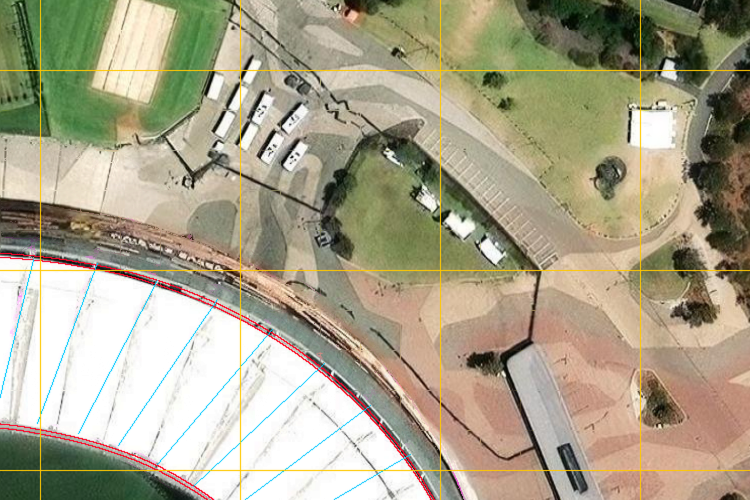
#> input picture .claude/review/texture_wip/oroof/ov_zoomN.png, 1500 x 1000 px, given in place of sat_025.png, which was not available (shown at 1/2 size)
$ python ov3.py ov_zoomN.png ribE.png
#> lines starting #> are read from the running program, lines starting #| are printed output that depends on the picture; after the words box and inside, x2 and y2 are one past the last pixel; in counts of white or black regions, pixels touching at a corner belong together
import json,math,sys,numpy as np
from PIL import Image
from scipy.ndimage import shift as nshift
S=np.asarray(Image.open('../obuild/sat/sat_025.png').convert('RGB')).astype(int)
W=(S.min(2)>175)&(S.max(2)-S.min(2)<45);M0=np.load(sys.argv[1]).astype(float)
#> after `W = (S.min(2) > 175) & (S.max(2) - S.min(2) < 45)`:
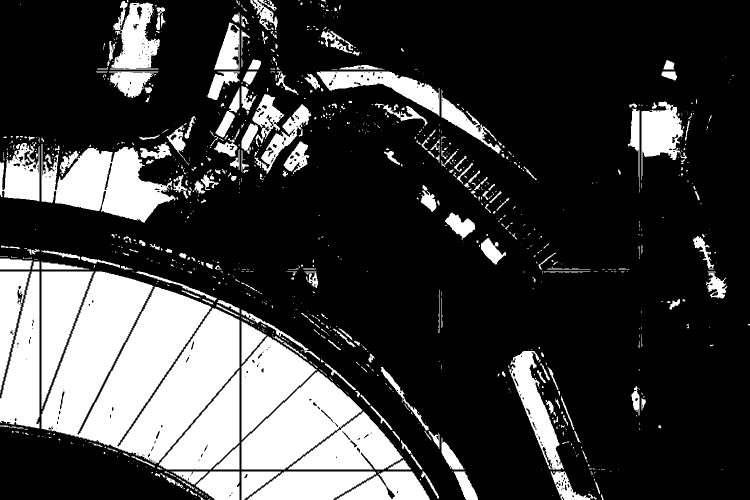
#> W: shape (1000, 1500) bool (shown at 1/2 size); 24.3% white; 1061 white regions (757 under 20 px), largest, box (x1, y1, x2, y2) and area: (82, 543, 480, 928) 96997, (482, 743, 725, 940) 24097, (83, 288, 351, 445) 23901
#> (the run stopped early here; a loop or call above may not have finished)

$ run again, on .claude/review/texture_wip/oroof/ribE.png
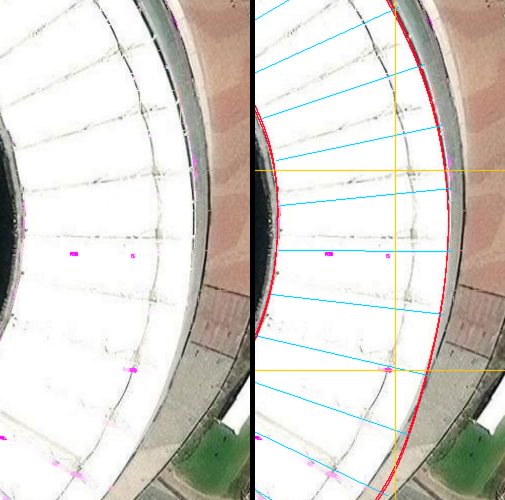
#> input picture .claude/review/texture_wip/oroof/ribE.png, 1010 x 1000 px, given in place of sat_025.png, which was not available (shown at 1/2 size)
#> `W = (S.min(2) > 175) & (S.max(2) - S.min(2) < 45)`:
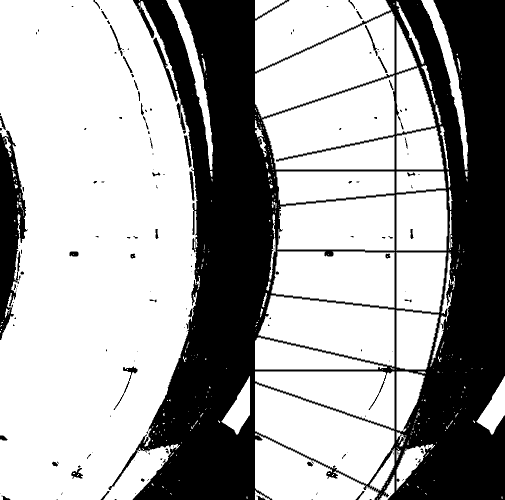
#> W: shape (1000, 1010) bool (shown at 1/2 size); 65.7% white; 173 black regions (115 under 20 px), largest, box (x1, y1, x2, y2) and area: (217, 0, 1010, 1000) 327990, (0, 261, 56, 680) 12747, (227, 733, 275, 820) 409

$ run again, on .claude/review/texture_wip/oroof/ribcheckE.png
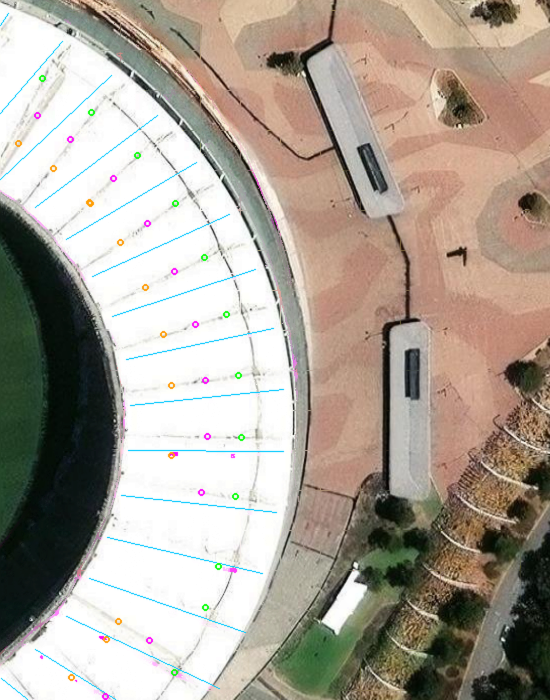
#> input picture .claude/review/texture_wip/oroof/ribcheckE.png, 1100 x 1400 px, given in place of sat_025.png, which was not available (shown at 1/2 size)
#> `W = (S.min(2) > 175) & (S.max(2) - S.min(2) < 45)`:
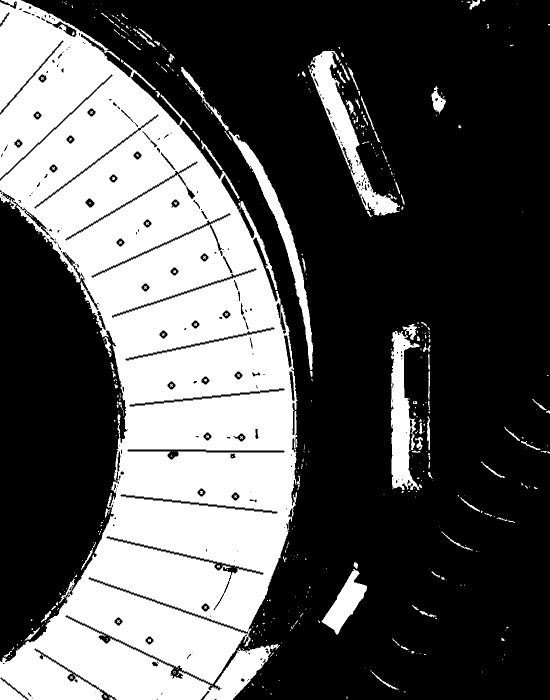
#> W: shape (1400, 1100) bool (shown at 1/2 size); 34.4% white; 488 white regions (347 under 20 px), largest, box (x1, y1, x2, y2) and area: (0, 0, 600, 1400) 481802, (619, 102, 800, 432) 12153, (782, 648, 839, 980) 10634
